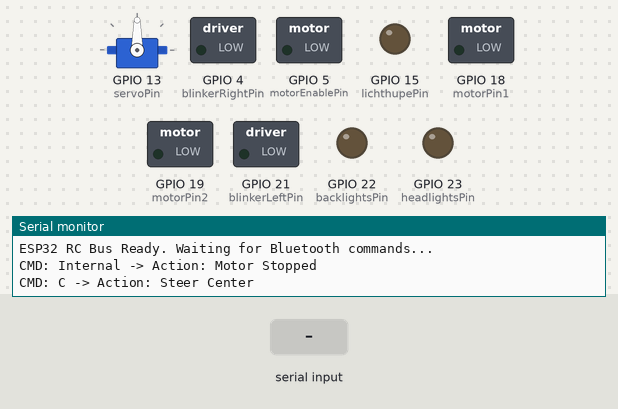
Simulated run of this program. Board: ESP32. Parts: servo, switched loads named in the program (green lamp = pin HIGH), output pins drawn as LEDs (lit = HIGH), the last lines printed to the serial monitor. Dashed ring = blinking. Inputs (shaded band) come from the test bench. Nothing arrives over Bluetooth unless stated.

Above: at 1.2 s.
1.3 s: "1" received over the second serial link
At 1.7 s:
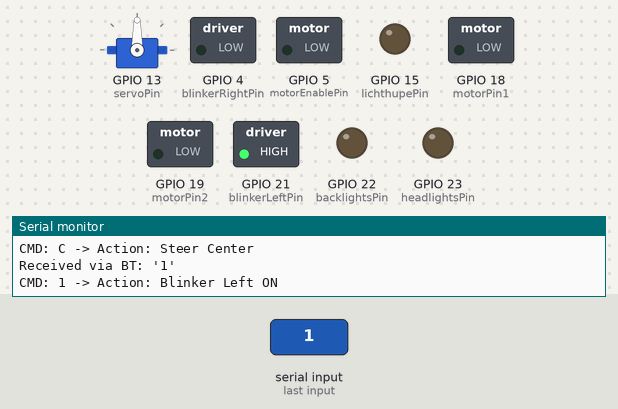
4.3 s: "F" received over the second serial link
At 4.7 s:
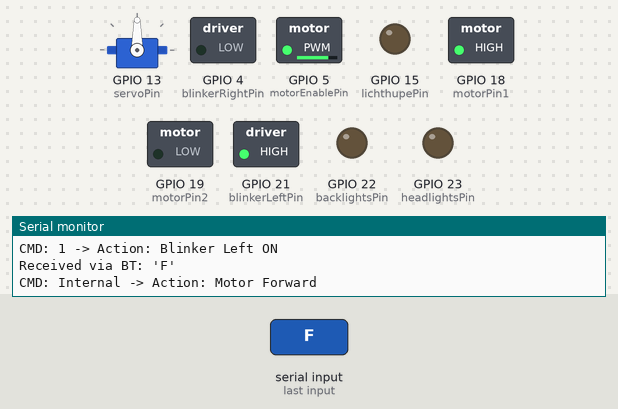
7.3 s: "B" received over the second serial link
At 7.8 s:
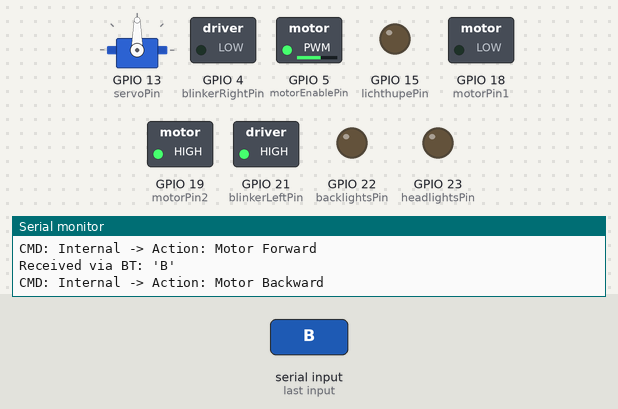
10.3 s: "L" received over the second serial link
At 10.8 s:
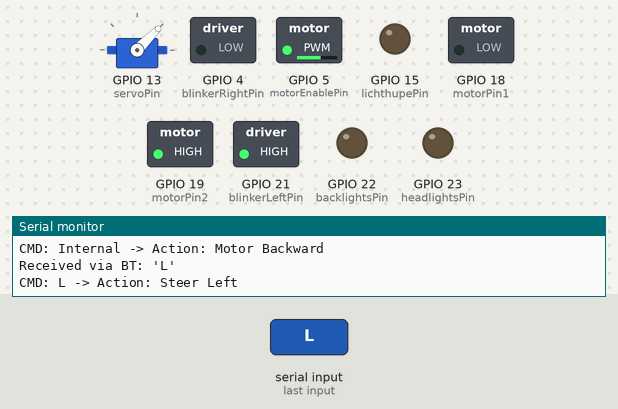
13.3 s: "S" received over the second serial link
At 13.8 s:
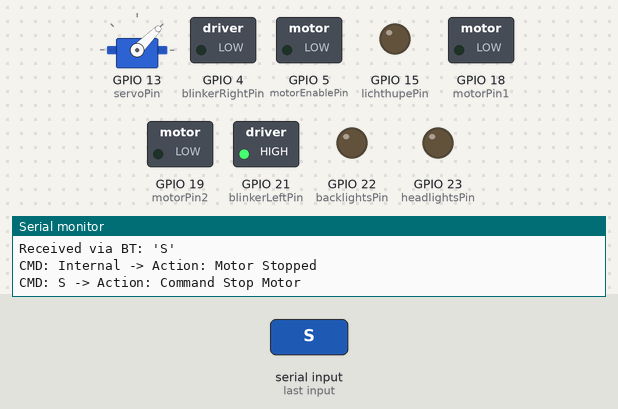
16.3 s: "R" received over the second serial link
At 16.9 s:
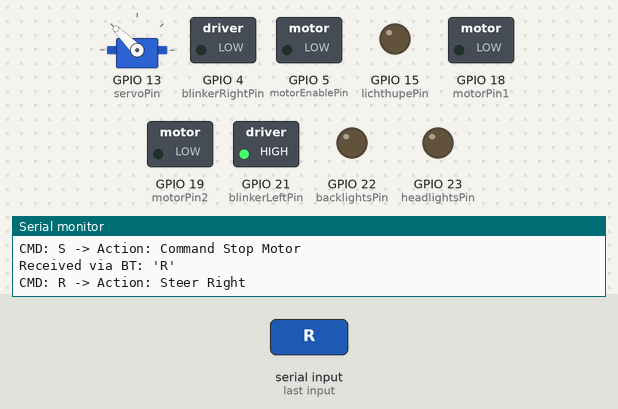
Timing chart, 0 to 20.3 s (numbered marks = the images above; inputs shaded):
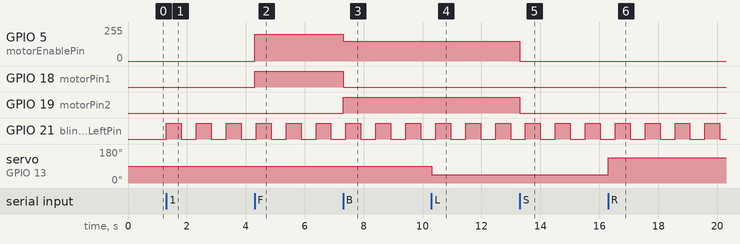

The program:

main.cpp
```cpp
#include <Arduino.h>
#include <BluetoothSerial.h>
#include <ESP32Servo.h> // Good if your library uses this header name, or <Servo.h> if the ESP32Servo lib provides that

#if !defined(CONFIG_BT_ENABLED) || !defined(CONFIG_BLUEDROID_ENABLED)
#error Bluetooth is not enabled! Please run `make menuconfig` to enable it
#endif

BluetoothSerial SerialBT;
String deviceName = "ESP32_RC_Bus";

// --- Pin Definitions ---
const int motorEnablePin = 5;  // ENA for PWM
const int motorPin1 = 18;      // IN1
const int motorPin2 = 19;      // IN2
const int servoPin = 13;
const int headlightsPin = 23;
const int backlightsPin = 22;
const int blinkerLeftPin = 21;
const int blinkerRightPin = 4;
const int lichthupePin = 15;

// --- PWM Configuration (for motor) ---
const int pwmChannel = 0;        // LEDC channel 0
const int pwmFrequency = 1000;   // 1 kHz
const int pwmResolution = 8;     // 8-bit resolution (0-255 duty cycle)

// --- Servo Configuration ---
Servo steeringServo; // If ESP32Servo provides Servo.h, this is fine. If it provides ESP32Servo.h, use that type if necessary.
const int servoCenter = 90;
const int servoLeft = 45;
const int servoRight = 135;
int currentSteerAngle = servoCenter;

// --- Control State Variables ---
bool motorMovingForward = false;
bool motorMovingBackward = false;
bool appGasErlaubt = true;
bool sensorGasErlaubt = true; // Placeholder for actual sensor

// Blinker States
enum BlinkerState { OFF, LEFT_ON, RIGHT_ON };
BlinkerState currentBlinkerState = OFF;
unsigned long blinkerLastChange = 0;
const long blinkInterval = 500; // ms
bool blinkerPinState = false;

// --- Helper Function for Feedback (to USB Serial Monitor) ---
void printCommandFeedback(String command, String action) {
  String feedback = "CMD: " + command + " -> Action: " + action;
  Serial.println(feedback);
}

// --- Motor Control Functions ---
void stoppeMotor() {
  digitalWrite(motorPin1, LOW);
  digitalWrite(motorPin2, LOW);
  ledcWrite(pwmChannel, 0); // Set duty cycle to 0 for motor stop
  motorMovingForward = false;
  motorMovingBackward = false;
  printCommandFeedback("Internal", "Motor Stopped");
}

void motorVorwaerts() {
  if (appGasErlaubt && sensorGasErlaubt) {
    digitalWrite(motorPin1, HIGH);
    digitalWrite(motorPin2, LOW);
    ledcWrite(pwmChannel, 200); // Set speed (0-255)
    motorMovingForward = true;
    motorMovingBackward = false;
    printCommandFeedback("Internal", "Motor Forward");
  } else {
    stoppeMotor();
    if (!appGasErlaubt) printCommandFeedback("Internal", "Motor Forward Blocked by App");
    if (!sensorGasErlaubt) printCommandFeedback("Internal", "Motor Forward Blocked by Sensor");
  }
}

void motorRueckwaerts() {
  if (appGasErlaubt) { // Sensor usually doesn't block reverse
    digitalWrite(motorPin1, LOW);
    digitalWrite(motorPin2, HIGH);
    ledcWrite(pwmChannel, 150); // Set speed (0-255)
    motorMovingForward = false;
    motorMovingBackward = true;
    printCommandFeedback("Internal", "Motor Backward");
  } else {
    stoppeMotor();
    if (!appGasErlaubt) printCommandFeedback("Internal", "Motor Backward Blocked by App");
  }
}

// --- Steering Control Functions ---
void lenkeLinks() {
  currentSteerAngle = servoLeft;
  steeringServo.write(currentSteerAngle);
  printCommandFeedback("L", "Steer Left");
}

void lenkeRechts() {
  currentSteerAngle = servoRight;
  steeringServo.write(currentSteerAngle);
  printCommandFeedback("R", "Steer Right");
}

void zentriereLenkung() {
  currentSteerAngle = servoCenter;
  steeringServo.write(currentSteerAngle);
  printCommandFeedback("C", "Steer Center");
}

// --- Light Control Functions ---
void blinkerLinksEin() {
  currentBlinkerState = LEFT_ON;
  digitalWrite(blinkerRightPin, LOW); // Turn off other blinker
  blinkerLastChange = millis();
  blinkerPinState = true;
  digitalWrite(blinkerLeftPin, blinkerPinState);
  printCommandFeedback("1", "Blinker Left ON");
}

void blinkerLinksAus() {
  if (currentBlinkerState == LEFT_ON) {
    currentBlinkerState = OFF;
    digitalWrite(blinkerLeftPin, LOW);
    printCommandFeedback("2", "Blinker Left OFF");
  }
}

void blinkerRechtsEin() {
  currentBlinkerState = RIGHT_ON;
  digitalWrite(blinkerLeftPin, LOW); // Turn off other blinker
  blinkerLastChange = millis();
  blinkerPinState = true;
  digitalWrite(blinkerRightPin, blinkerPinState);
  printCommandFeedback("3", "Blinker Right ON");
}

void blinkerRechtsAus() {
  if (currentBlinkerState == RIGHT_ON) {
    currentBlinkerState = OFF;
    digitalWrite(blinkerRightPin, LOW);
    printCommandFeedback("4", "Blinker Right OFF");
  }
}

void scheinwerferEin() {
  digitalWrite(headlightsPin, HIGH);
  printCommandFeedback("5", "Headlights ON");
}

void scheinwerferAus() {
  digitalWrite(headlightsPin, LOW);
  printCommandFeedback("6", "Headlights OFF");
}

void ruecklichterEin() {
  digitalWrite(backlightsPin, HIGH);
  printCommandFeedback("7", "Backlights ON");
}

void ruecklichterAus() {
  digitalWrite(backlightsPin, LOW);
  printCommandFeedback("8", "Backlights OFF");
}

void lichthupe() {
  digitalWrite(lichthupePin, HIGH);
  printCommandFeedback("H", "Lichthupe (Flash ON)");
  delay(300);
  digitalWrite(lichthupePin, LOW);
  printCommandFeedback("H", "Lichthupe (Flash OFF)");
}

void updateBlinkers() {
  if (currentBlinkerState == OFF) {
    return;
  }
  if (millis() - blinkerLastChange > blinkInterval) {
    blinkerLastChange = millis();
    blinkerPinState = !blinkerPinState;
    if (currentBlinkerState == LEFT_ON) {
      digitalWrite(blinkerLeftPin, blinkerPinState);
    } else if (currentBlinkerState == RIGHT_ON) {
      digitalWrite(blinkerRightPin, blinkerPinState);
    }
  }
}


// --- Setup ---
void setup() {
  Serial.begin(115200);
  SerialBT.begin(deviceName);
  Serial.println("ESP32 RC Bus Ready. Waiting for Bluetooth commands...");
  SerialBT.println("ESP32 RC Bus Ready."); // Shorter message for BT

  // Configure Motor Pins
  pinMode(motorPin1, OUTPUT);
  pinMode(motorPin2, OUTPUT);
  // Configure PWM for motorEnablePin (ENA)
  pinMode(motorEnablePin, OUTPUT); // Set as output first
  ledcSetup(pwmChannel, pwmFrequency, pwmResolution);
  ledcAttachPin(motorEnablePin, pwmChannel);
  stoppeMotor(); // Initialize motor in stopped state

  // Configure Servo
  steeringServo.attach(servoPin); // Attach servo to pin
  // steeringServo.setPeriodHertz(50); // Optional: Standard for analog servos if ESP32Servo lib supports it
  zentriereLenkung(); // Center servo at start

  // Configure Light Pins
  pinMode(headlightsPin, OUTPUT);
  pinMode(backlightsPin, OUTPUT);
  pinMode(blinkerLeftPin, OUTPUT);
  pinMode(blinkerRightPin, OUTPUT);
  pinMode(lichthupePin, OUTPUT);

  // Initialize lights to OFF
  digitalWrite(headlightsPin, LOW);
  digitalWrite(backlightsPin, LOW);
  digitalWrite(blinkerLeftPin, LOW);
  digitalWrite(blinkerRightPin, LOW);
  digitalWrite(lichthupePin, LOW);

  appGasErlaubt = true;
  sensorGasErlaubt = true; // Default: sensor allows movement (no obstacle)
}

// --- Main Loop ---
void loop() {
  if (SerialBT.available()) {
    char cmd = SerialBT.read();
    Serial.print("Received via BT: '"); Serial.print(cmd); Serial.println("'"); // Echo to USB Serial

    switch (cmd) {
      // Movement
      case 'F': motorVorwaerts(); break;
      case 'B': motorRueckwaerts(); break;
      case 'S': stoppeMotor(); printCommandFeedback(String(cmd), "Command Stop Motor"); break; // Explicit feedback
      case 'L': lenkeLinks(); break;
      case 'R': lenkeRechts(); break;
      case 'C': zentriereLenkung(); break;

      // Blinkers
      case '1': blinkerLinksEin(); break;
      case '2': blinkerLinksAus(); break;
      case '3': blinkerRechtsEin(); break;
      case '4': blinkerRechtsAus(); break;

      // Other Lights
      case '5': scheinwerferEin(); break;
      case '6': scheinwerferAus(); break;
      case '7': ruecklichterEin(); break;
      case '8': ruecklichterAus(); break;
      case 'H': lichthupe(); break;

      // Auto-Stop Control (App Gas Erlaubt)
      case 'A':
        appGasErlaubt = true;
        printCommandFeedback(String(cmd), "App Gas Allowed (Sensor Control Active)");
        break;
      case 'D':
        appGasErlaubt = false;
        stoppeMotor(); // Explicitly stop the motor
        printCommandFeedback(String(cmd), "App Gas Disallowed (Force Stop by App)");
        break;

      default:
        printCommandFeedback(String(cmd), "Unknown Command Received");
        break;
    }
  }

  updateBlinkers(); // Continuously update blinker state for flashing

  // --- Auto-Stop Logic based on flags ---
  // If motor was moving FORWARD and a state (app or sensor) changed to forbid movement
  if ((!appGasErlaubt || !sensorGasErlaubt) && motorMovingForward) {
      stoppeMotor(); // This will print its own "Motor Stopped" message
      if(!appGasErlaubt) printCommandFeedback("StateCheck", "Motor stopped (App disallowed forward)");
      if(!sensorGasErlaubt) printCommandFeedback("StateCheck", "Motor stopped (Sensor disallowed forward)");
  }
  // If motor was moving BACKWARD and app disallows it
  if (!appGasErlaubt && motorMovingBackward) {
      stoppeMotor(); // This will print its own "Motor Stopped" message
      printCommandFeedback("StateCheck", "Motor stopped (App disallowed backward)");
  }

  delay(10); // Small delay to prevent loop from running too fast
}
```

Measured:
- after the input at 1.3 s, GPIO 21 (blinkerLeftPin): alternates HIGH for 0.51 s and LOW for 0.51 s, starting at once
- after the input at 4.3 s, GPIO 5 (motorEnablePin): 0/255 → 199/255 at once; GPIO 18 (motorPin1): LOW → HIGH at once
- after the input at 7.3 s, GPIO 5 (motorEnablePin): 199/255 → 149/255 at once; GPIO 18 (motorPin1): HIGH → LOW at once; GPIO 19 (motorPin2): LOW → HIGH at once
- after the input at 10.3 s, servo on GPIO 13 (servoPin): 90° → 45° at once
- after the input at 13.3 s, GPIO 5 (motorEnablePin): 149/255 → 0/255 at once; GPIO 19 (motorPin2): HIGH → LOW at once
- after the input at 16.3 s, servo on GPIO 13 (servoPin): 45° → 135° at once
